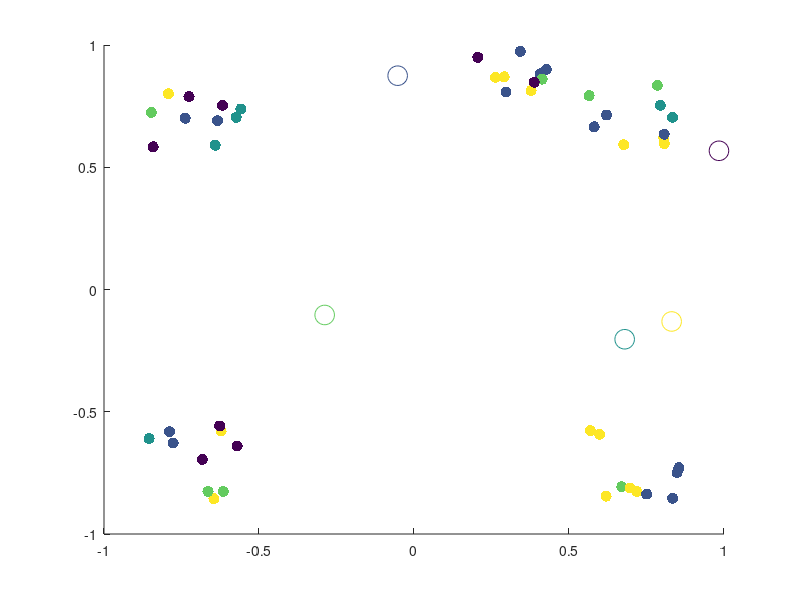

Here is the MATLAB script that generated this plot: (Note: this script raises an error after producing the figure.)
%% Random Initalization
% yeet
% Topic I.6 - Alternating Minimization Scheme Algorithm for k-Means Clustering*
% 
% Clear the workspace and close all figure windows     

close all; clear all;

load Q1data.mat; 

[n,m]= size(XData); 

% Set the number of clusters (k)
k=5;

% Assign each data vector, randomly to one of the k clusters
IndexSet = randi(k,n,1);

% Plot the data
scatter(XData(:,1),XData(:,2),64,IndexSet,'filled');
hold on

% Create data structures to store the weight vectors for cluster (c), and the 
% weight vectors from the previous iteration (cPrev)
c = zeros(k,m);
cPrev = zeros(k,m);

% Randomly initialize the weight vectors so that each component is sampled from 
% the interval [-1,1]
c = -1.2 + 2.4*rand(k,m);

% Plot the initial weight vectors
scatter(c(:,1),c(:,2),200,linspace(1,k,k))
hold off
pause



%% K++ initalization 

close all; clear all; clc;
% for funsies attempt at k++ initalization 

% 100 2-dimensional points, each points is a vector! 
%hopefully this is like quakes data
load Q1data.mat


%number of clusters; 
k =4; 

[n,m]=size(XData);



[c,IndexSet]= KPlusPlusInit(XData,k);




% Plot the data
scatter(XData(:,1),XData(:,2),64,IndexSet,'filled');
hold on
scatter(c(:,1),c(:,2),200,linspace(1,k,k))
hold off

%% The Alternating Minimization Scheme
doneFlag=0;

% Keep alternating updates to weight vectors and cluster assignments until weight 
% vectors no longer change their locations

while (~doneFlag)

    % Update the weight vectors in each cluster via the centroid formula
    for i=1:k 

        % Find the indices for all data vectors currently in cluster i
        ClusterIndices = find(IndexSet==i);

        % Find the number of data vectors currently in cluster i
        NumVecsInCluster = size(ClusterIndices,1);

        % Create a data structure to store weight vector for the current
        % cluster
        c(i,:)=0; 

        % Update cluster vector using the centroid formula
        for j=1:NumVecsInCluster
            for l=1:m
                c(i,l) = c(i,l) + XData(ClusterIndices(j,1),l)/NumVecsInCluster;
            end
        end

    end

    % Plot the updated weight vectors for each cluster
    scatter(XData(:,1),XData(:,2),64,IndexSet,'filled')
    hold on
    scatter(c(:,1),c(:,2),200,linspace(1,k,k))
    %pause
    
    % Now reassign all data vectors to the closest weight vector (cluster)

    % Create a data structure to store closest weight vector for each data
    % point
    closestCluster=zeros(n,1);

    % Reassign each data vector to the new, closest cluster
    for d=1:n

        % Store the coordinates of the current data vector
        xD = XData(d,:);

        % Set the minimum distance tracker to be a very large number
        sqDistMin=1e16;

        % Find the closest weight vector (cluster) to the current data
        % vector
        for i=1:k
            sqDist = norm(c(i,:)-xD,2);

            % If the distance is less than the current min, assign the
            % current data vector to this cluster
            if sqDist<sqDistMin
                closestCluster(d)=i;
                sqDistMin=sqDist;
            end

        end
    end

    % Update the assignments of the data vectors to their new clusters
    IndexSet = closestCluster;
    
    % Plot the data and the updated weight vectors
    hold off
    scatter(XData(:,1),XData(:,2),64,IndexSet,'filled')
    hold on
    scatter(c(:,1),c(:,2),200,linspace(1,k,k))
    hold off
    %pause
    
    % Terminate the alternating scheme if the weight vectors are unaltered
    % relative to the previous iteration
    if c==cPrev
        doneFlag=1;
    else
        cPrev=c;
    end
end


%% Calculation of Overall Coherence

% computes overall coherence AFTER K-Means! 
OvCo=oaco(XData,IndexSet,c)



%% 10 initalizations

close all; clear all; clc;



% 50  2-dimensional points, each points is a vector! 
%hopefully this is like quakes data
load Q1data.mat



rng(33)

% initalization :) heh
OvCO_forkPP = zeros(1,10);
OvCO_forRand = zeros(1,10); 
% number of clusters


k=5; 


% random initalization;

for realz = 1:10
    [n,m]= size(XData);
    IndexSeti = randi(k,n,1);
    ci = -1.2 + 2.4*rand(k,m);
    
    % scatter(XData(:,1),XData(:,2),64,IndexSeti,'filled')
    %     hold on
    %     scatter(ci(:,1),ci(:,2),200,linspace(1,k,k))
    %     hold off
    %     pause 
    %     
    
    % this runs the k-means algorithim
    [IndexSetf,cf]= kmeans493(XData,k,IndexSeti,ci);
    OvCo=oaco(XData,IndexSetf,cf);
    OvCO_forRand(:,realz) = OvCo ; % this creates a vector of the overall coherence
    
    %   scatter(XData(:,1),XData(:,2),64,IndexSetf,'filled')
    %     hold on
    %     scatter(cf(:,1),cf(:,2),200,linspace(1,k,k))
    %     hold off


end 


%k++ initalization 
for realz = 1:10  

    [ci,IndexSeti]=KPlusPlusInit(XData,k);
    
    %  scatter(XData(:,1),XData(:,2),64,IndexSeti,'filled')
    %     hold on
    %     scatter(ci(:,1),ci(:,2),200,linspace(1,k,k))
    %     hold off
    %     pause 
        
        %runs k means
   
    %uses a random     scheme for intial index
    %[IndexSetf,cf]= kmeans493(XData,k,randi(k,size(XData,1),1),ci);    
    [IndexSetf,cf]= kmeans493(XData,k,IndexSeti,ci);
    
    OvCo=oaco(XData,IndexSetf,cf);
    OvCO_forkPP(:,realz) = OvCo ; 
    
    %   scatter(XData(:,1),XData(:,2),64,IndexSetf,'filled')
    %     hold on
    %     scatter(cf(:,1),cf(:,2),200,linspace(1,k,k))
    %     hold off
end 




mean(OvCO_forkPP)
mean(OvCO_forRand)



%% Elbow Method

clc; clear all; close all; 

load Q1data.mat

suck =8; 
initalz =5; 

% rows is number of initlizations we use, coloumns is values of k 
% for each initilization scheme
mat2PlotKPP = zeros(initalz,suck); 
mat2PlotRand =zeros(initalz,suck); 

for k=1:suck
   
    
    for realz = 1:initalz

    [ci,IndexSeti]=KPlusPlusInit(XData,k);
        
        %runs k means
        
    [IndexSetf,cf]= kmeans493(XData,k,IndexSeti,ci);
    
    OvCo=oaco(XData,IndexSetf,cf);
    mat2PlotKPP(realz,k) = OvCo; 
    end 
    
    
    
     for realz = 1:initalz

    [n,m]= size(XData);
    IndexSeti = randi(k,n,1);
    ci = -1.2 + 2.4*rand(k,m);
        
        %runs k means
        
    [IndexSetf,cf]= kmeans493(XData,k,IndexSeti,ci);
    
    OvCo=oaco(XData,IndexSetf,cf);
    mat2PlotRand(realz,k) = OvCo; 
     end 
    
    
    
end 



subplot(1,2,1)
for iter = 1:5
    plot(1:suck, mat2PlotKPP(iter,:),'LineWidth',1.5,'Marker',"*",'LineStyle','--')
    hold on;
    title('Elbow Plot for K++ Initalization')
    xlabel('Number of Clusters (k)')
    ylabel('Overall Coherence y')
    %rectangle('Position',[4-1 7-1 1 1],'Curvature',[.5 .5]) 
    %legend('Realiz 1','Realiz 4','Realiz 3','Realiz 4','Realiz 5')
    grid on;
end 



hold on; 

subplot(1,2,2)
for iter = 1:5
    plot(1:suck, mat2PlotRand(iter,:),'LineWidth',1.5,'Marker',"*",'LineStyle','--')
     hold on;
    title('Elbow Plot for Random Initalization')
    xlabel('Number of Clusters (k)')
    ylabel('Overall Coherence y')
    legend('Realiz 1','Realiz 4','Realiz 3','Realiz 4','Realiz 5')
    grid on;
end 




%% MNIST PART 3

close all; 
numim = 100; % number of images
% use parts of Haider Code to extract data frame from 100 images 
% 400 cols for 20 x 20 pizels 

%ovco badd at large k FYI

[XDataM ,labels2test]= DatHaider(numim);

% use k = 6 from jamie elbow! 
k_fromelbow=6;
    

%initalizes and does kmeans 
[c,IndexSeti]=KPlusPlusInit(XDataM,k_fromelbow,42);
[IndexSetf, cf] = kmeans493(XDataM,k_fromelbow,IndexSeti,c);

% for the  cluster we...
for val_k= 1:k_fromelbow 

figure(val_k)    

str = sprintf('Images associated with Cluster %d', val_k);



% look at all the points in this cluster from k means 
    for i=1:sum(IndexSetf==val_k)
       % creates the rows and coloumns for images in a cluster
        rows_img = round(numim/10);
        cols_img = round(numim/10);
       %creates a subplot for a certain cluster k
       subplot(rows_img,cols_img,i)
       title(str)
       %and shows all the images associated with that cluster
       Cluster_image = XDataM(IndexSetf==val_k,:);
       currImg = reshape(Cluster_image(i,:),[20,20]);
       imshow(currImg,'InitialMagnification',1000) 
    end
    
    
% cluster 1 is 7     
% cluster 2 is zero 
% cluster 3 is 3
% cluster 4 is 2 
% cluster 5 is 4  
% cluster 6 is 0


end 

%% SUccess score

% done with my eyeball 
% we see the number that occurs the most in each figure!
ClusterMostOccurNum = [7 0 3 2 4 0];
%ClusterMostOccurNum = [7 0 2 4 0 6 6 8 2 3];

%preallocate
Expiermental_labels = zeros(100,1);

% for every value cluster we assign the indecies for the points assisiated
% with that cluster a label corresponding to the number that occured the
% most! 

for val_k= 1:k_fromelbow
    
    Expiermental_labels = ClusterMostOccurNum(val_k).*(IndexSetf==val_k)+Expiermental_labels ;
    
end 

Expiermental_labels;


% gets the success score by seeing % correct in comparison to the labels!
SucScore = sum(Expiermental_labels == labels2test) / length(labels2test); 

SucScore
%success score of 45%!
